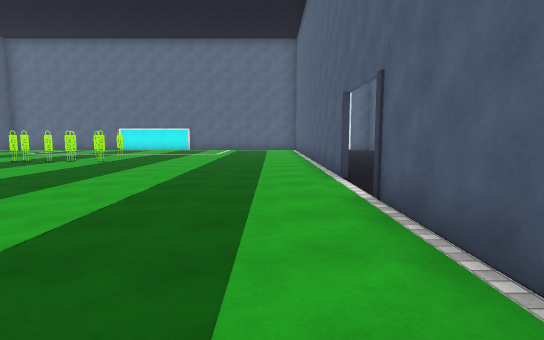
[1] (above)

21 first-person views from a walk through a scene from a Unity 3-D project. The camera is 1.5 m above the floor, tilts 6° down and sees 80° across. Doors are open. The floor is counted in squares, 2 m on a side. Each view is taken from the middle of a square. On the plan, view 1 faces up. The plan holds only what a view shows up to about 11 squares ahead; the rest is blank. The player character is not drawn. Some animated figures are not drawn. Some surface patterns are stand-ins.

[2]
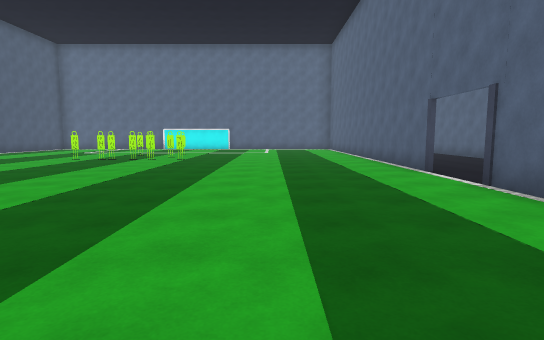

[3]
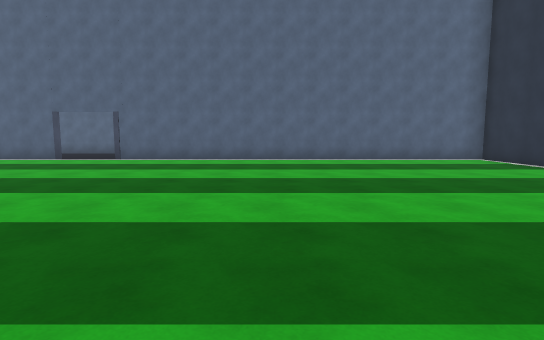

[4]
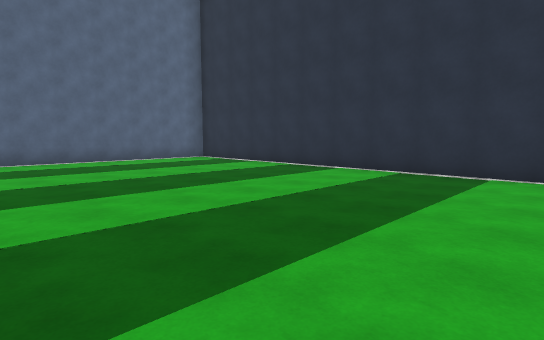

[5]
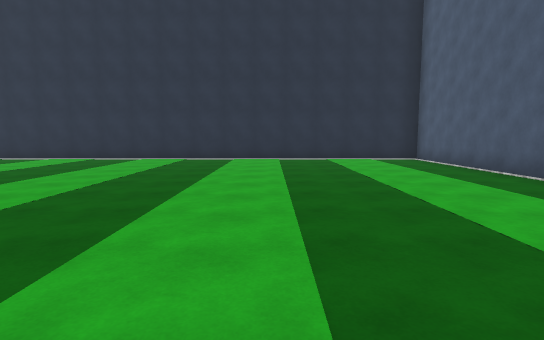

[6]
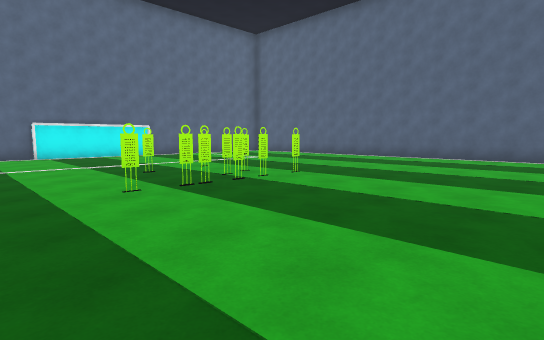

[7]
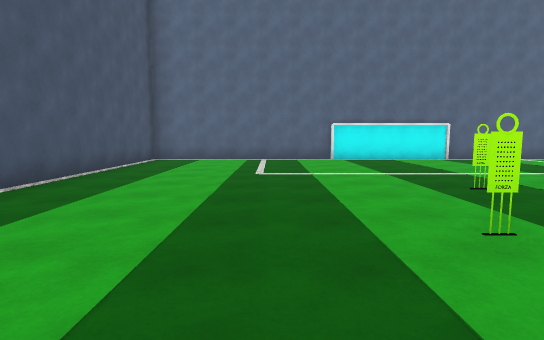

[8]
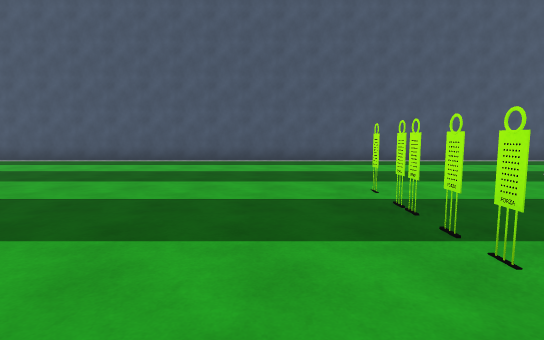

[9]
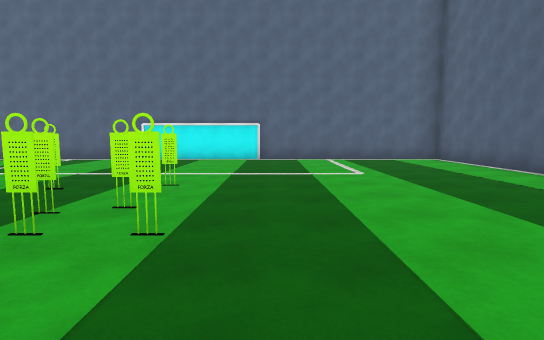

[10]
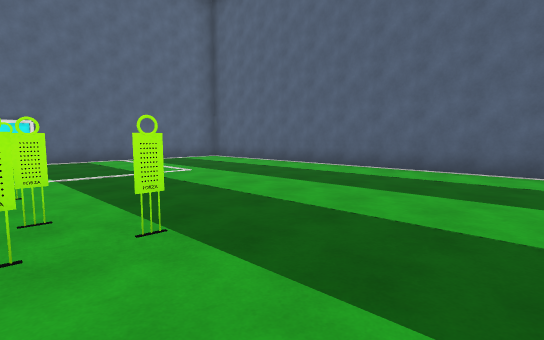

[11]
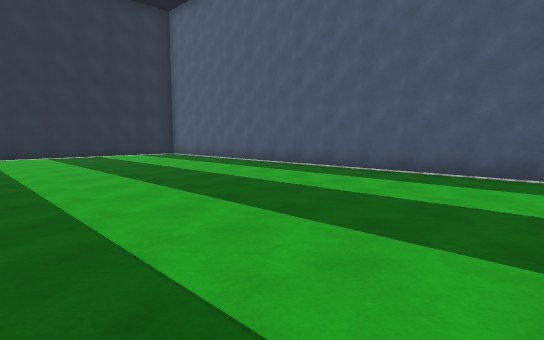

[12]
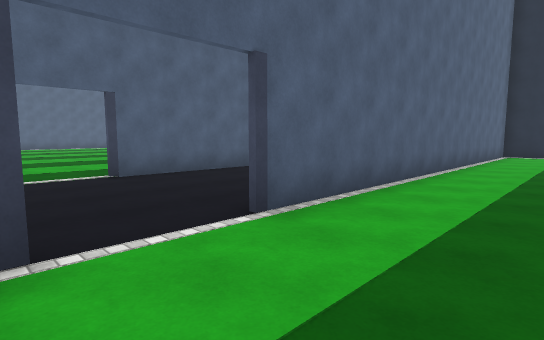

[13]
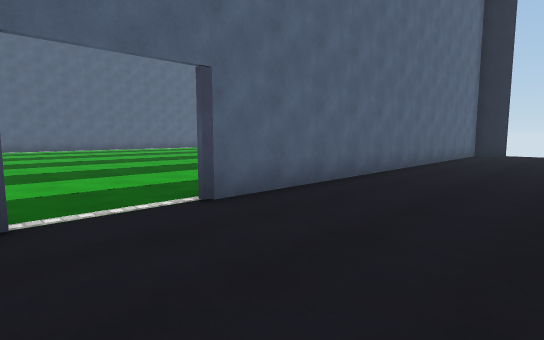

[14]
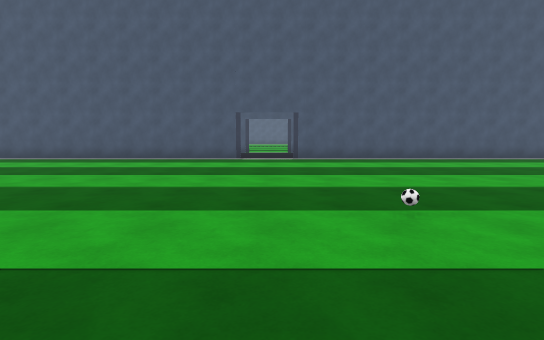

[15]
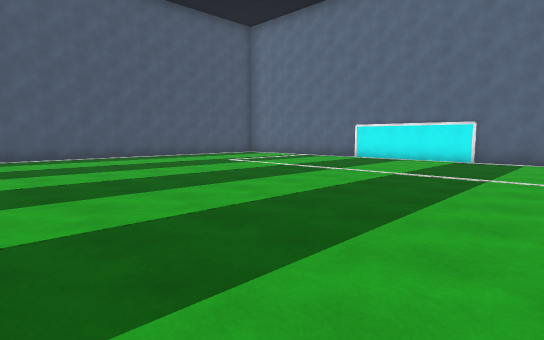

[16]
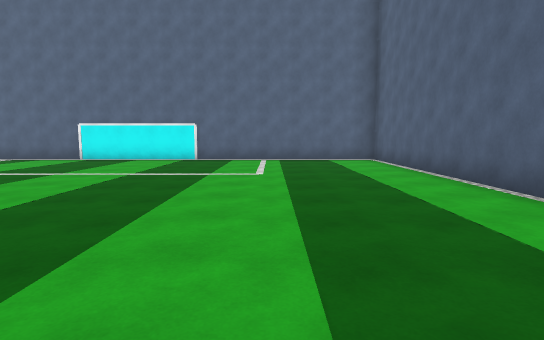

[17]
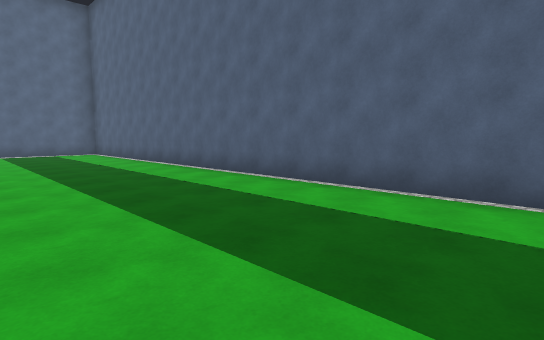

[18]
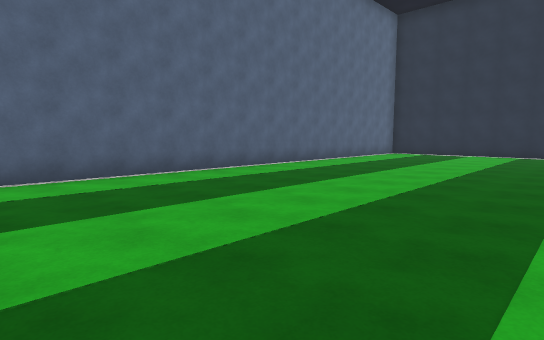

[19]
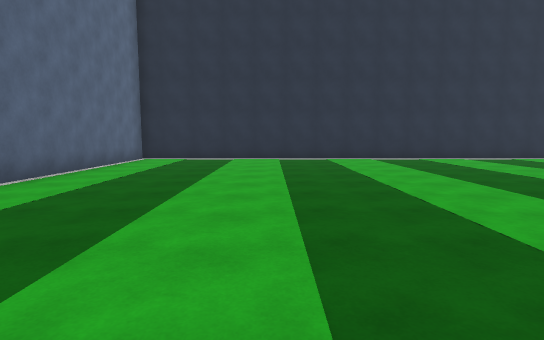

[20]
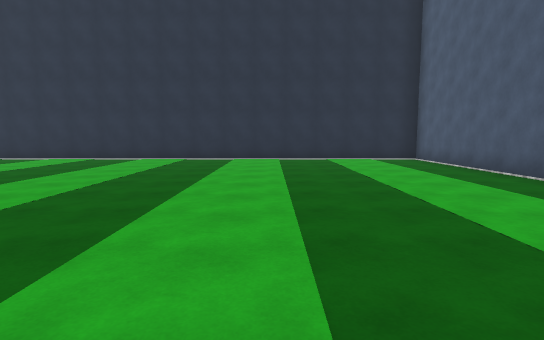

[21]
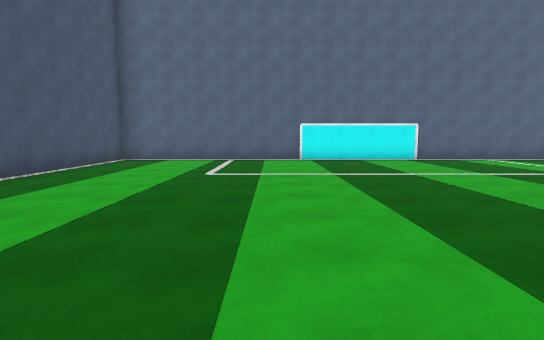

### Floor plan
Points are (right, up) in squares from view 1. A wall is a line through its corners. A room is listed if a view was taken in it or the views show most of it. See-through windows are left out.
Room 1 (views 1, 2, 3, 4, 5, 6, 7, 8, 9, 10, 11, 12)
walls: (-7, 9.4) (-7.6, 9.4); (1.3, 5.6) (1.3, 17.4) (-13.8, 17.4) (-13.8, -7.7) (1.3, -7.7) (1.3, 4)
ways out: open door at (1, 4.5) to room 2
Room 2 (view 13)
walls: (5.2, -6.5) (5.2, 4)
ways out: open door at (1, 4.5) to room 1; open door at (5, 4.5) to room 3
Room 3 (views 14, 15, 16, 17, 18, 19, 20, 21)
walls: (5.3, 4) (5.3, -7.7) (20.3, -7.7) (20.3, 17.4) (5.3, 17.4) (5.3, 5.6)
ways out: open door at (5, 4.5) to room 2

Positions as (right, up) in squares from view 1, and headings:
1: (0, 0), facing up
2: (-2, -1), facing up
3: (-9, -1), facing right
4: (-9, -1), facing down-right
5: (-9, 3), facing down
6: (-10, 5), facing up-right
7: (-10, 7), facing up
8: (-4, 8), facing left
9: (-4, 7), facing up
10: (-6, 7), facing up-right
11: (-7, 5), facing down-left
12: (-1, 6), facing down-right
13: (2, 6), facing down-right
14: (16, 5), facing left
15: (17, 7), facing up-left
16: (17, 7), facing up
17: (16, 3), facing up-right
18: (14, 6), facing down-right
19: (16, 3), facing down
20: (10, 3), facing down
21: (10, 7), facing up
